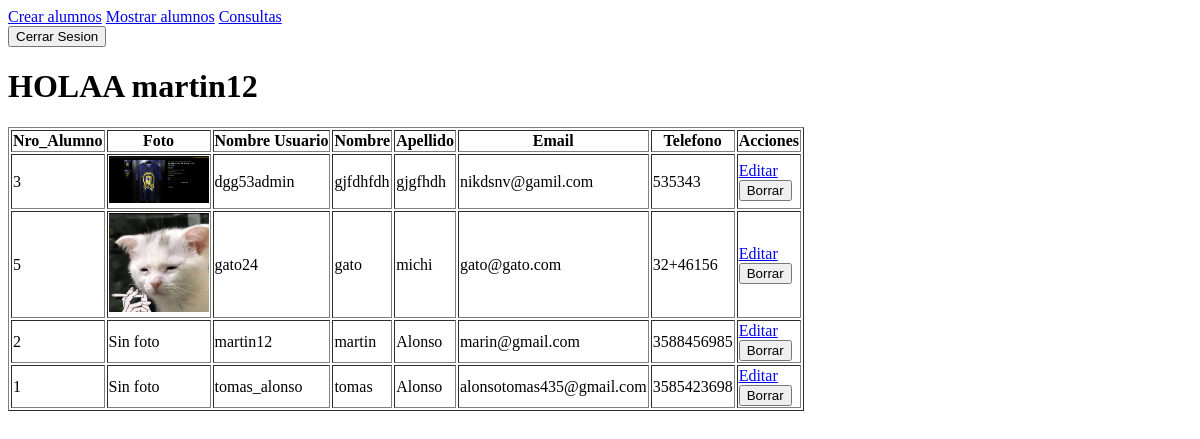
Before: /alumno/ (signed in) with the older database file.
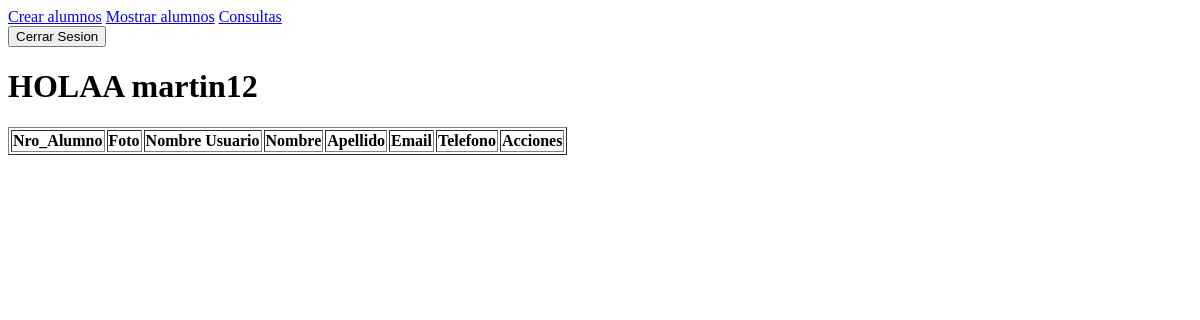
After: the same page with the newer database file.
### alumnos/models.py (models this page shows, shortened)
class Alumno(models.Model):
    persona=models.OneToOneField(Persona, on_delete=models.CASCADE)
    nro_alumno = models.CharField(max_length=10)
    activo = models.BooleanField(default=True)

class Persona(models.Model):
    user = models.OneToOneField(User, on_delete=models.CASCADE)
    telefono = models.CharField(max_length=20)
    direccion = models.CharField(max_length=100)
    activo = models.BooleanField(default=True)
    imagen = models.ImageField(upload_to='card_image/', null=True, blank=True)

### alumnos/views.py (the view)
# urls.py: path("", views.get_alumnos, name="alumnos"),
@login_required
def get_alumnos(request):
    alumnos = Alumno.objects.filter(activo = True).order_by("-id")
    contexto = {"alumnos":alumnos}
    return render(request, "alumnos/alumnos.html", contexto)

### alumnos/templates/alumnos/alumnos.html (shortened to what this page needs)
{% extends 'alumnos/base.html'%}
{%block body%}
<h1>HOLAA {{user.username}}</h1>
    <table border="1">
    <thead>
        <tr>
            <th>Nro_Alumno</th>
            <th>Foto</th>
            <th>Nombre Usuario</th>
            <th>Nombre</th>
            <th>Apellido</th>
            <th>Email</th>
            <th>Telefono</th>
            <th>Acciones</th>
        </tr>
    </thead>
    <tbody>
        {% for alumno in alumnos %}
        <tr>
            <td>{{alumno.nro_alumno}}</td>
            <td>
                {% if alumno.persona.imagen %}
                    <img src="{{alumno.persona.imagen.url}}" alt="imagen {{alumno.persona.imagen}}" width="100px">
                {%else%}
                    Sin foto
                {% endif %}
            </td>
            <td>{{alumno.persona.user.username}}</td>
            <td>{{alumno.persona.user.first_name}}</td>
            <td>{{alumno.persona.user.last_name}}</td>
            <td>{{alumno.persona.user.email}}</td>
            <td>{{alumno.persona.telefono}}</td>
            <td>
                <a href="{%url 'editar_alumno' alumno.id %}">Editar</a>
                <form method="post"  action="{% url 'borrar_alumno' alumno.id %}">
                    <button type="submit">Borrar</button>
                </form>
            </td>
        </tr>
        {%  endfor %}
    </tbody>
    </table>
{%endblock%}

Changed rows visible on the page:
no longer on this page (row edited): Alumno: nro_alumno "3", persona.imagen (picture), persona.user.username "dgg53admin", persona.user.first_name "gjfdhfdh", persona.user.last_name "gjgfhdh", persona.user.email "nikdsnv@gamil.com", persona.telefono "535343"
no longer on this page (row edited): Alumno: nro_alumno "5", persona.imagen (picture), persona.user.username "gato24", persona.user.first_name "gato", persona.user.last_name "michi", persona.user.email "gato@gato.com", persona.telefono "32+46156"
no longer on this page (row edited): Alumno: nro_alumno "2", shows "Sin foto", persona.user.username "martin12", persona.user.first_name "martin", persona.user.last_name "Alonso", persona.user.email "marin@gmail.com", persona.telefono "3588456985"
no longer on this page (row edited): Alumno: nro_alumno "1", shows "Sin foto", persona.user.username "tomas_alonso", persona.user.first_name "tomas", persona.user.last_name "Alonso", persona.user.email "alonsotomas435@gmail.com", persona.telefono "3585423698"
